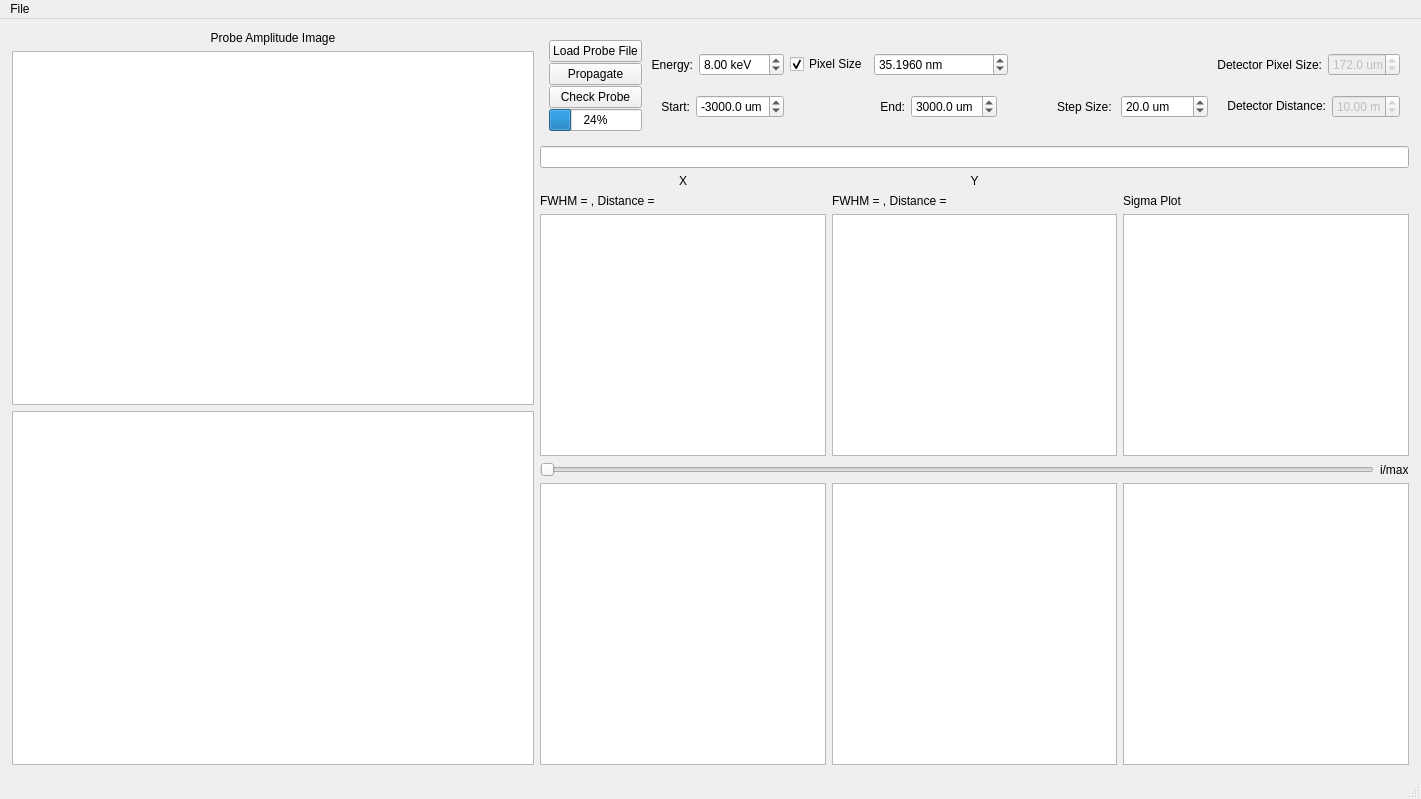
<?xml version="1.0" encoding="UTF-8"?>
<ui version="4.0">
 <class>ProbePropagation</class>
 <widget class="QMainWindow" name="ProbePropagation">
  <property name="geometry">
   <rect>
    <x>0</x>
    <y>0</y>
    <width>1421</width>
    <height>799</height>
   </rect>
  </property>
  <property name="windowTitle">
   <string>MainWindow</string>
  </property>
  <property name="styleSheet">
   <string notr="true">QSlider::groove:horizontal {
border: 1px solid #bbb;
background: white;
height: 10px;
border-radius: 4px;
}

QSlider::sub-page:horizontal {
background: qlineargradient(x1: 0, y1: 0,    x2: 0, y2: 1,
    stop: 0 #66e, stop: 1 #bbf);
background: qlineargradient(x1: 0, y1: 0.2, x2: 1, y2: 1,
    stop: 0 #bbf, stop: 1 #55f);
border: 1px solid #777;
height: 10px;
border-radius: 4px;
}

QSlider::add-page:horizontal {
background: #fff;
border: 1px solid #777;
height: 10px;
border-radius: 4px;
}

QSlider::handle:horizontal {
background: qlineargradient(x1:0, y1:0, x2:1, y2:1,
    stop:0 #eee, stop:1 #ccc);
border: 1px solid #777;
width: 13px;
margin-top: -2px;
margin-bottom: -2px;
border-radius: 4px;
}

QSlider::handle:horizontal:hover {
background: qlineargradient(x1:0, y1:0, x2:1, y2:1,
    stop:0 #fff, stop:1 #ddd);
border: 1px solid #444;
border-radius: 4px;
}

QSlider::sub-page:horizontal:disabled {
background: #bbb;
border-color: #999;
}

QSlider::add-page:horizontal:disabled {
background: #eee;
border-color: #999;
}

QSlider::handle:horizontal:disabled {
background: #eee;
border: 1px solid #aaa;
border-radius: 4px;
}

font: 10pt &quot;Segoe UI&quot;;</string>
  </property>
  <widget class="QWidget" name="centralwidget">
   <property name="styleSheet">
    <string notr="true">font: 9pt &quot;Segoe UI&quot;;</string>
   </property>
   <layout class="QGridLayout" name="gridLayout_15">
    <property name="leftMargin">
     <number>12</number>
    </property>
    <property name="topMargin">
     <number>12</number>
    </property>
    <property name="rightMargin">
     <number>12</number>
    </property>
    <property name="bottomMargin">
     <number>12</number>
    </property>
    <item row="0" column="2">
     <layout class="QHBoxLayout" name="horizontalLayout_outer" stretch="3,5">
      <item>
       <layout class="QVBoxLayout" name="verticalLayout_left">
        <item>
         <widget class="QLabel" name="label_probe_image">
          <property name="text">
           <string>Probe Amplitude Image</string>
          </property>
          <property name="alignment">
           <set>Qt::AlignCenter</set>
          </property>
         </widget>
        </item>
        <item>
         <widget class="ImageView" name="image_view_probe">
          <property name="sizePolicy">
           <sizepolicy hsizetype="Expanding" vsizetype="Expanding">
            <horstretch>0</horstretch>
            <verstretch>0</verstretch>
           </sizepolicy>
          </property>
         </widget>
        </item>
        <item>
         <widget class="ImageView" name="image_view_probe_pha">
          <property name="sizePolicy">
           <sizepolicy hsizetype="Expanding" vsizetype="Expanding">
            <horstretch>0</horstretch>
            <verstretch>0</verstretch>
           </sizepolicy>
          </property>
         </widget>
        </item>
       </layout>
      </item>
      <item>
       <layout class="QVBoxLayout" name="verticalLayout_right">
        <item>
         <widget class="QWidget" name="gridLayout_params" native="true">
          <property name="sizePolicy">
           <sizepolicy hsizetype="Preferred" vsizetype="Preferred">
            <horstretch>0</horstretch>
            <verstretch>0</verstretch>
           </sizepolicy>
          </property>
          <layout class="QGridLayout" name="gridLayout_12">
           <item row="1" column="0">
            <layout class="QGridLayout" name="gridLayout_11">
             <property name="verticalSpacing">
              <number>1</number>
             </property>
             <item row="3" column="0">
              <widget class="QProgressBar" name="pbar_propagation">
               <property name="value">
                <number>24</number>
               </property>
              </widget>
             </item>
             <item row="0" column="0">
              <widget class="QPushButton" name="pb_load_probe">
               <property name="text">
                <string>Load Probe File</string>
               </property>
              </widget>
             </item>
             <item row="1" column="0">
              <widget class="QPushButton" name="pb_plot">
               <property name="text">
                <string>Propagate</string>
               </property>
              </widget>
             </item>
             <item row="2" column="0">
              <widget class="QPushButton" name="pb_check_probe">
               <property name="text">
                <string>Check Probe</string>
               </property>
              </widget>
             </item>
            </layout>
           </item>
           <item row="1" column="2">
            <layout class="QGridLayout" name="gridLayout_6">
             <item row="2" column="0">
              <layout class="QGridLayout" name="gridLayout_14">
               <item row="0" column="1">
                <widget class="QDoubleSpinBox" name="dsb_det_pixel_size">
                 <property name="enabled">
                  <bool>false</bool>
                 </property>
                 <property name="sizePolicy">
                  <sizepolicy hsizetype="Preferred" vsizetype="Fixed">
                   <horstretch>0</horstretch>
                   <verstretch>0</verstretch>
                  </sizepolicy>
                 </property>
                 <property name="suffix">
                  <string> um</string>
                 </property>
                 <property name="decimals">
                  <number>1</number>
                 </property>
                 <property name="maximum">
                  <double>500.000000000000000</double>
                 </property>
                 <property name="value">
                  <double>172.000000000000000</double>
                 </property>
                </widget>
               </item>
               <item row="0" column="0">
                <widget class="QLabel" name="label_3">
                 <property name="sizePolicy">
                  <sizepolicy hsizetype="Preferred" vsizetype="Preferred">
                   <horstretch>0</horstretch>
                   <verstretch>0</verstretch>
                  </sizepolicy>
                 </property>
                 <property name="layoutDirection">
                  <enum>Qt::RightToLeft</enum>
                 </property>
                 <property name="text">
                  <string> Detector Pixel Size:</string>
                 </property>
                 <property name="alignment">
                  <set>Qt::AlignRight|Qt::AlignTrailing|Qt::AlignVCenter</set>
                 </property>
                </widget>
               </item>
              </layout>
             </item>
             <item row="3" column="0">
              <layout class="QGridLayout" name="gridLayout_3">
               <property name="verticalSpacing">
                <number>6</number>
               </property>
               <item row="0" column="2">
                <widget class="QDoubleSpinBox" name="dsb_det_dist">
                 <property name="enabled">
                  <bool>false</bool>
                 </property>
                 <property name="sizePolicy">
                  <sizepolicy hsizetype="Preferred" vsizetype="Fixed">
                   <horstretch>0</horstretch>
                   <verstretch>0</verstretch>
                  </sizepolicy>
                 </property>
                 <property name="suffix">
                  <string> m</string>
                 </property>
                 <property name="value">
                  <double>10.000000000000000</double>
                 </property>
                </widget>
               </item>
               <item row="0" column="1">
                <widget class="QLabel" name="label_2">
                 <property name="sizePolicy">
                  <sizepolicy hsizetype="Preferred" vsizetype="Fixed">
                   <horstretch>0</horstretch>
                   <verstretch>0</verstretch>
                  </sizepolicy>
                 </property>
                 <property name="minimumSize">
                  <size>
                   <width>0</width>
                   <height>0</height>
                  </size>
                 </property>
                 <property name="layoutDirection">
                  <enum>Qt::RightToLeft</enum>
                 </property>
                 <property name="text">
                  <string>    Detector Distance:</string>
                 </property>
                 <property name="alignment">
                  <set>Qt::AlignRight|Qt::AlignTrailing|Qt::AlignVCenter</set>
                 </property>
                </widget>
               </item>
              </layout>
             </item>
            </layout>
           </item>
           <item row="1" column="1">
            <layout class="QGridLayout" name="gridLayout_9">
             <item row="0" column="0">
              <layout class="QGridLayout" name="gridLayout_4">
               <item row="0" column="0">
                <widget class="QLabel" name="label">
                 <property name="layoutDirection">
                  <enum>Qt::RightToLeft</enum>
                 </property>
                 <property name="text">
                  <string> Energy:</string>
                 </property>
                 <property name="alignment">
                  <set>Qt::AlignRight|Qt::AlignTrailing|Qt::AlignVCenter</set>
                 </property>
                </widget>
               </item>
               <item row="0" column="1">
                <widget class="QDoubleSpinBox" name="dsb_energy">
                 <property name="sizePolicy">
                  <sizepolicy hsizetype="Preferred" vsizetype="Fixed">
                   <horstretch>0</horstretch>
                   <verstretch>0</verstretch>
                  </sizepolicy>
                 </property>
                 <property name="suffix">
                  <string> keV</string>
                 </property>
                 <property name="minimum">
                  <double>0.100000000000000</double>
                 </property>
                 <property name="maximum">
                  <double>200.000000000000000</double>
                 </property>
                 <property name="value">
                  <double>8.000000000000000</double>
                 </property>
                </widget>
               </item>
              </layout>
             </item>
             <item row="1" column="0">
              <layout class="QGridLayout" name="gridLayout_7">
               <item row="0" column="0">
                <widget class="QLabel" name="label_6">
                 <property name="layoutDirection">
                  <enum>Qt::RightToLeft</enum>
                 </property>
                 <property name="text">
                  <string>    Start:</string>
                 </property>
                 <property name="alignment">
                  <set>Qt::AlignRight|Qt::AlignTrailing|Qt::AlignVCenter</set>
                 </property>
                </widget>
               </item>
               <item row="0" column="1">
                <widget class="QDoubleSpinBox" name="dsb_prop_start">
                 <property name="sizePolicy">
                  <sizepolicy hsizetype="Preferred" vsizetype="Fixed">
                   <horstretch>0</horstretch>
                   <verstretch>0</verstretch>
                  </sizepolicy>
                 </property>
                 <property name="suffix">
                  <string> um</string>
                 </property>
                 <property name="decimals">
                  <number>1</number>
                 </property>
                 <property name="minimum">
                  <double>-9999.000000000000000</double>
                 </property>
                 <property name="maximum">
                  <double>9999.000000000000000</double>
                 </property>
                 <property name="value">
                  <double>-3000.000000000000000</double>
                 </property>
                </widget>
               </item>
              </layout>
             </item>
             <item row="0" column="1">
              <layout class="QHBoxLayout" name="gridLayout_5">
               <item>
                <widget class="QCheckBox" name="ck_pixel_size">
                 <property name="enabled">
                  <bool>true</bool>
                 </property>
                 <property name="sizePolicy">
                  <sizepolicy hsizetype="Fixed" vsizetype="Fixed">
                   <horstretch>0</horstretch>
                   <verstretch>0</verstretch>
                  </sizepolicy>
                 </property>
                 <property name="layoutDirection">
                  <enum>Qt::LeftToRight</enum>
                 </property>
                 <property name="text">
                  <string>Pixel Size</string>
                 </property>
                 <property name="checked">
                  <bool>true</bool>
                 </property>
                </widget>
               </item>
               <item>
                <widget class="QDoubleSpinBox" name="dsb_calc_pixel_size">
                 <property name="sizePolicy">
                  <sizepolicy hsizetype="Preferred" vsizetype="Fixed">
                   <horstretch>0</horstretch>
                   <verstretch>0</verstretch>
                  </sizepolicy>
                 </property>
                 <property name="suffix">
                  <string> nm</string>
                 </property>
                 <property name="decimals">
                  <number>4</number>
                 </property>
                 <property name="value">
                  <double>35.195999999999998</double>
                 </property>
                </widget>
               </item>
               <item>
                <spacer name="horizontalSpacer">
                 <property name="orientation">
                  <enum>Qt::Horizontal</enum>
                 </property>
                 <property name="sizeType">
                  <enum>QSizePolicy::Fixed</enum>
                 </property>
                 <property name="sizeHint" stdset="0">
                  <size>
                   <width>200</width>
                   <height>20</height>
                  </size>
                 </property>
                </spacer>
               </item>
              </layout>
             </item>
             <item row="1" column="1">
              <layout class="QGridLayout" name="gridLayout_2">
               <item row="0" column="2">
                <widget class="QLabel" name="label_8">
                 <property name="layoutDirection">
                  <enum>Qt::RightToLeft</enum>
                 </property>
                 <property name="text">
                  <string>                Step Size: </string>
                 </property>
                 <property name="alignment">
                  <set>Qt::AlignRight|Qt::AlignTrailing|Qt::AlignVCenter</set>
                 </property>
                </widget>
               </item>
               <item row="0" column="1">
                <widget class="QDoubleSpinBox" name="dsb_prop_end">
                 <property name="sizePolicy">
                  <sizepolicy hsizetype="Preferred" vsizetype="Fixed">
                   <horstretch>0</horstretch>
                   <verstretch>0</verstretch>
                  </sizepolicy>
                 </property>
                 <property name="suffix">
                  <string> um</string>
                 </property>
                 <property name="decimals">
                  <number>1</number>
                 </property>
                 <property name="minimum">
                  <double>-9999.000000000000000</double>
                 </property>
                 <property name="maximum">
                  <double>9999.000000000000000</double>
                 </property>
                 <property name="value">
                  <double>3000.000000000000000</double>
                 </property>
                </widget>
               </item>
               <item row="0" column="0">
                <widget class="QLabel" name="label_7">
                 <property name="layoutDirection">
                  <enum>Qt::RightToLeft</enum>
                 </property>
                 <property name="text">
                  <string>                           End:</string>
                 </property>
                 <property name="alignment">
                  <set>Qt::AlignRight|Qt::AlignTrailing|Qt::AlignVCenter</set>
                 </property>
                </widget>
               </item>
               <item row="0" column="3">
                <widget class="QDoubleSpinBox" name="dsb_prop_size">
                 <property name="sizePolicy">
                  <sizepolicy hsizetype="Preferred" vsizetype="Fixed">
                   <horstretch>0</horstretch>
                   <verstretch>0</verstretch>
                  </sizepolicy>
                 </property>
                 <property name="suffix">
                  <string> um</string>
                 </property>
                 <property name="decimals">
                  <number>1</number>
                 </property>
                 <property name="minimum">
                  <double>-9999.000000000000000</double>
                 </property>
                 <property name="maximum">
                  <double>9999.000000000000000</double>
                 </property>
                 <property name="value">
                  <double>20.000000000000000</double>
                 </property>
                </widget>
               </item>
              </layout>
             </item>
            </layout>
           </item>
          </layout>
         </widget>
        </item>
        <item>
         <widget class="QLineEdit" name="le_probe_file"/>
        </item>
        <item>
         <layout class="QGridLayout" name="gridLayout_upper_row">
          <item row="0" column="0">
           <layout class="QGridLayout" name="gridLayout_10" columnstretch="1,1,1">
            <item row="0" column="1">
             <widget class="QLabel" name="label_11">
              <property name="styleSheet">
               <string notr="true">font: 75 oblique 16pt &quot;Cantarell&quot;;</string>
              </property>
              <property name="text">
               <string>Y</string>
              </property>
              <property name="alignment">
               <set>Qt::AlignCenter</set>
              </property>
             </widget>
            </item>
            <item row="1" column="0">
             <layout class="QGridLayout" name="gridLayout_16">
              <item row="0" column="0">
               <widget class="QLabel" name="lbl_xfit">
                <property name="text">
                 <string>FWHM = , Distance = </string>
                </property>
               </widget>
              </item>
              <item row="1" column="0">
               <widget class="PlotWidget" name="plot_xfit">
                <property name="sizePolicy">
                 <sizepolicy hsizetype="Expanding" vsizetype="Expanding">
                  <horstretch>0</horstretch>
                  <verstretch>0</verstretch>
                 </sizepolicy>
                </property>
               </widget>
              </item>
             </layout>
            </item>
            <item row="0" column="0">
             <widget class="QLabel" name="label_10">
              <property name="styleSheet">
               <string notr="true">font: 75 oblique 16pt &quot;Cantarell&quot;;</string>
              </property>
              <property name="text">
               <string>X</string>
              </property>
              <property name="alignment">
               <set>Qt::AlignCenter</set>
              </property>
             </widget>
            </item>
            <item row="1" column="1">
             <layout class="QGridLayout" name="gridLayout_17">
              <item row="1" column="0">
               <widget class="PlotWidget" name="plot_yfit">
                <property name="sizePolicy">
                 <sizepolicy hsizetype="Expanding" vsizetype="Expanding">
                  <horstretch>0</horstretch>
                  <verstretch>0</verstretch>
                 </sizepolicy>
                </property>
               </widget>
              </item>
              <item row="0" column="0">
               <widget class="QLabel" name="lbl_yfit">
                <property name="text">
                 <string>FWHM = , Distance = </string>
                </property>
               </widget>
              </item>
             </layout>
            </item>
            <item row="1" column="2">
             <layout class="QVBoxLayout" name="verticalLayout">
              <item>
               <widget class="QLabel" name="label_4">
                <property name="text">
                 <string>Sigma Plot</string>
                </property>
               </widget>
              </item>
              <item>
               <widget class="PlotWidget" name="sigma_plot">
                <property name="sizePolicy">
                 <sizepolicy hsizetype="Expanding" vsizetype="Expanding">
                  <horstretch>0</horstretch>
                  <verstretch>0</verstretch>
                 </sizepolicy>
                </property>
               </widget>
              </item>
             </layout>
            </item>
           </layout>
          </item>
          <item row="3" column="0">
           <layout class="QHBoxLayout" name="horizontalLayout_lower_row" stretch="1,1,1">
            <item>
             <widget class="ImageView" name="image_view_xhue">
              <property name="sizePolicy">
               <sizepolicy hsizetype="Expanding" vsizetype="Expanding">
                <horstretch>0</horstretch>
                <verstretch>0</verstretch>
               </sizepolicy>
              </property>
             </widget>
            </item>
            <item>
             <widget class="ImageView" name="image_view_yhue">
              <property name="sizePolicy">
               <sizepolicy hsizetype="Expanding" vsizetype="Expanding">
                <horstretch>0</horstretch>
                <verstretch>0</verstretch>
               </sizepolicy>
              </property>
             </widget>
            </item>
            <item>
             <widget class="PlotWidget" name="deviation_plot">
              <property name="sizePolicy">
               <sizepolicy hsizetype="Expanding" vsizetype="Expanding">
                <horstretch>0</horstretch>
                <verstretch>0</verstretch>
               </sizepolicy>
              </property>
             </widget>
            </item>
           </layout>
          </item>
          <item row="1" column="0">
           <layout class="QHBoxLayout" name="horizontalLayout_slider">
            <item>
             <widget class="QSlider" name="slider_for_index">
              <property name="orientation">
               <enum>Qt::Horizontal</enum>
              </property>
             </widget>
            </item>
            <item>
             <widget class="QLabel" name="slider_label">
              <property name="text">
               <string>i/max</string>
              </property>
             </widget>
            </item>
           </layout>
          </item>
         </layout>
        </item>
       </layout>
      </item>
     </layout>
    </item>
   </layout>
  </widget>
  <widget class="QMenuBar" name="menubar">
   <property name="geometry">
    <rect>
     <x>0</x>
     <y>0</y>
     <width>1421</width>
     <height>26</height>
    </rect>
   </property>
   <widget class="QMenu" name="menusave_all">
    <property name="title">
     <string>File</string>
    </property>
    <addaction name="actionSave_All_Plotted_Data"/>
    <addaction name="actionExport_Parameters"/>
    <addaction name="actionSave_Single_Propagated_Probe"/>
   </widget>
   <addaction name="menusave_all"/>
  </widget>
  <widget class="QStatusBar" name="statusbar"/>
  <action name="actionSave_All_Plotted_Data">
   <property name="text">
    <string>Save All Plotted Data</string>
   </property>
  </action>
  <action name="actionExport_Parameters">
   <property name="text">
    <string>Export Parameters</string>
   </property>
  </action>
  <action name="actionSave_Single_Propagated_Probe">
   <property name="text">
    <string>Save Single Propagated Probe</string>
   </property>
  </action>
 </widget>
 <customwidgets>
  <customwidget>
   <class>PlotWidget</class>
   <extends>QGraphicsView</extends>
   <header>pyqtgraph</header>
  </customwidget>
  <customwidget>
   <class>ImageView</class>
   <extends>QGraphicsView</extends>
   <header>pyqtgraph</header>
  </customwidget>
 </customwidgets>
 <resources/>
 <connections/>
</ui>
